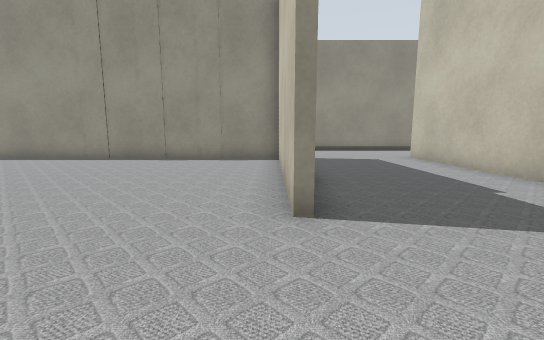
view 1 (above)

16 first-person views from a walk through a Gazebo world. The camera is 0.5 m above the floor, tilts 8° down and sees 90° across. The lines on the ground mark 1 m squares. The floor is counted in squares, 0.5 m on a side. Each view is taken from the middle of a square. On the plan, view 1 faces up. The plan holds only what a view shows up to about 11 squares ahead; the rest is blank. The place goes on beyond the plan. The robots in the file are not drawn.

view 2
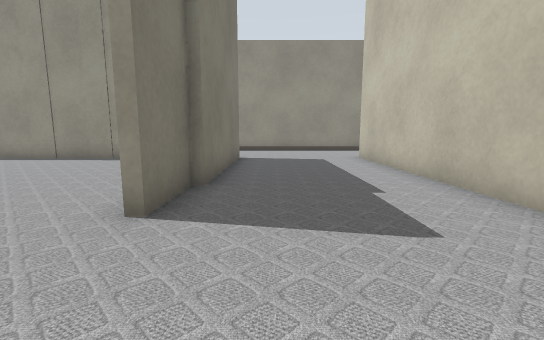

view 3
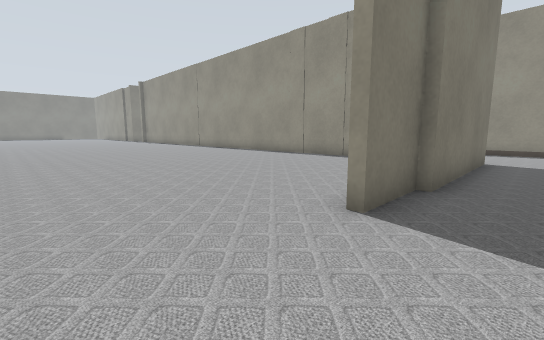

view 4
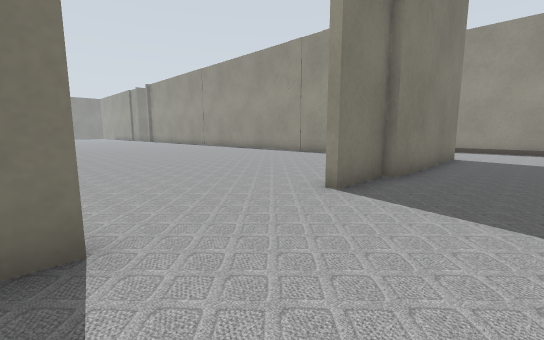

view 5
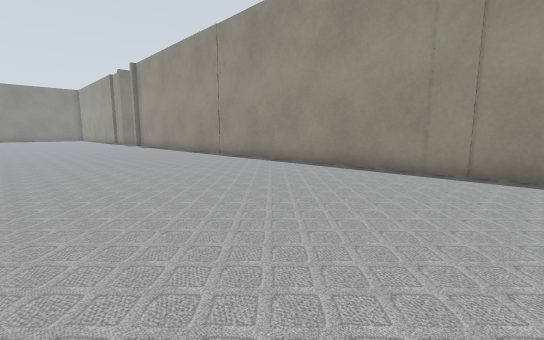

view 6
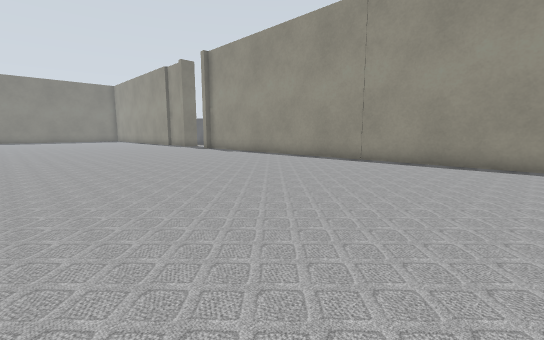

view 7
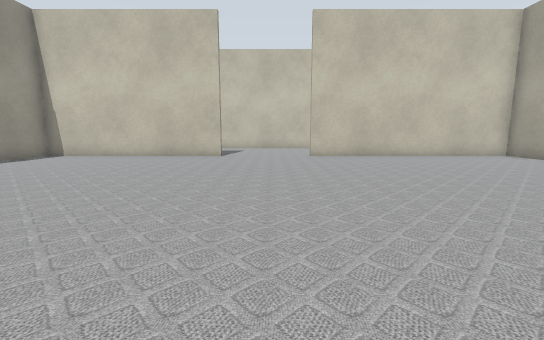

view 8
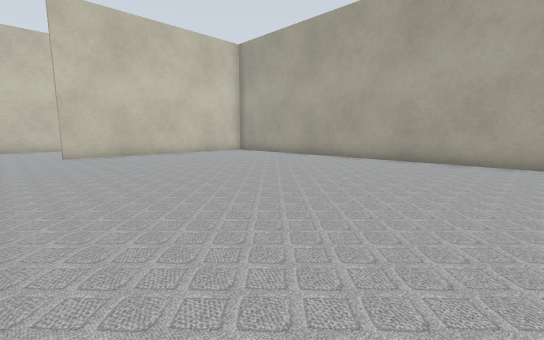

view 9
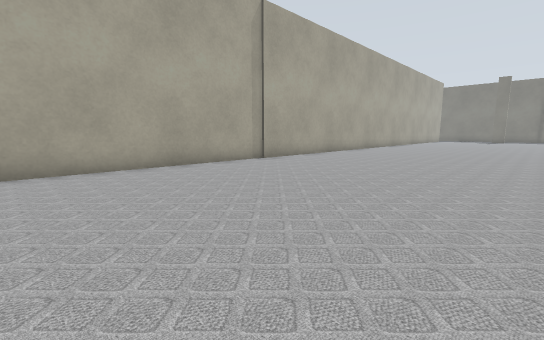

view 10
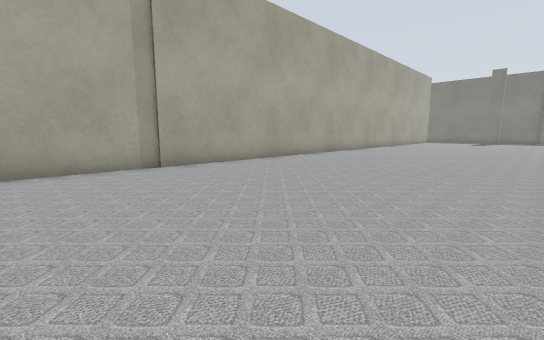

view 11
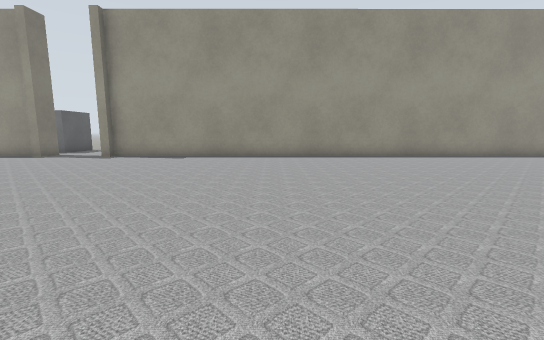

view 12
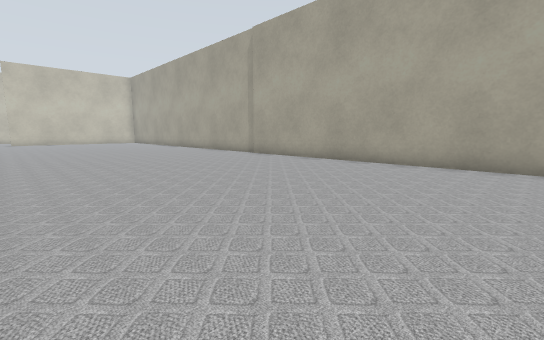

view 13
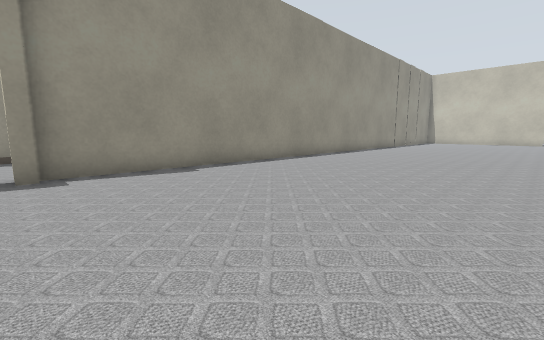

view 14
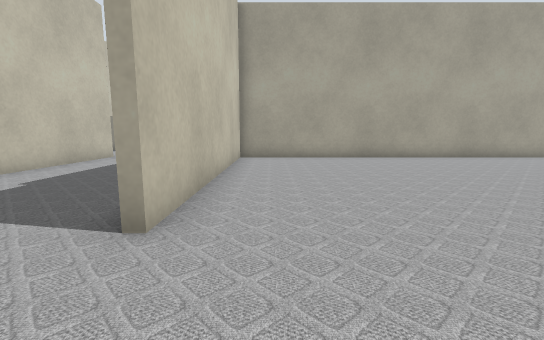

view 15
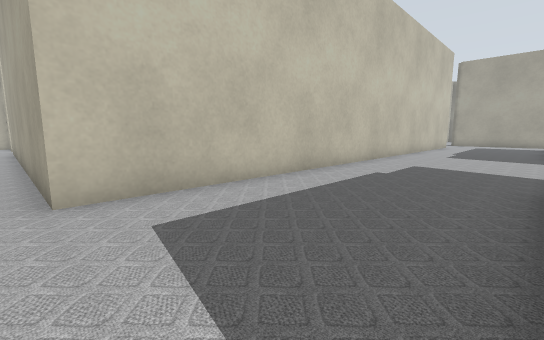

view 16
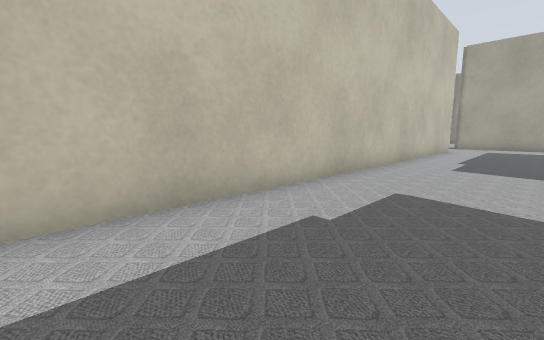

### Floor plan
Points are (right, up) in squares from view 1. A wall is a line through its corners. A room is listed if a view was taken in it or the views show most of it. See-through windows are left out.
Room 1 (views 1, 2, 3, 4, 15, 16)
walls: (0.5, 5.1) (0.5, 3); (5.4, -9) (5.4, 10.6); (0.7, 10.6) (0.7, 5)
low walls: (0.5, -0.5) (0.5, -1.1)
ways out: opening at (0, 1.5) to room 2
Room 2 (views 5, 6, 7, 8, 9, 10, 11, 12, 13, 14)
walls: (0.2, 3) (0.2, 10.3) (-25.5, 10.3); (-26.1, -8.7) (0.3, -8.7) (0.2, -0.5)
ways out: opening at (0, 1.5) to room 1

Where each view was taken, in squares from view 1:
view 1: 0 up, 0 right, facing up
view 2: 0 up, 2 right, facing up
view 3: 0 up, 2 right, facing up-left
view 4: 1 down, 3 right, facing up-left
view 5: 3 up, 5 left, facing up-left
view 6: 1 up, 11 left, facing up-left
view 7: 1 up, 11 left, facing right
view 8: 1 up, 12 left, facing down-right
view 9: 1 down, 9 left, facing down-left
view 10: 1 down, 13 left, facing down-left
view 11: 1 down, 19 left, facing up
view 12: 0 up, 26 left, facing down-right
view 13: 3 up, 26 left, facing up-right
view 14: 2 up, 1 left, facing down
view 15: 11 up, 1 right, facing down-right
view 16: 7 up, 2 right, facing down-right
